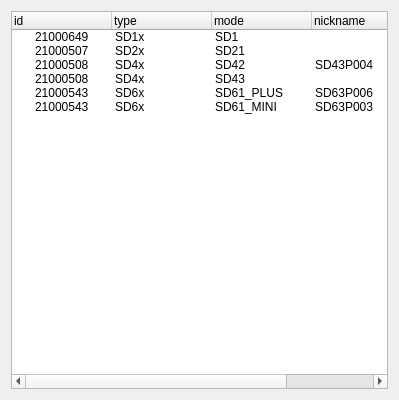
<?xml version="1.0" encoding="UTF-8"?>
<ui version="4.0">
 <class>Form</class>
 <widget class="QWidget" name="Form">
  <property name="geometry">
   <rect>
    <x>0</x>
    <y>0</y>
    <width>399</width>
    <height>400</height>
   </rect>
  </property>
  <property name="windowTitle">
   <string>Form</string>
  </property>
  <layout class="QVBoxLayout" name="verticalLayout">
   <item>
    <widget class="QTreeWidget" name="treeWidget">
     <column>
      <property name="text">
       <string>id</string>
      </property>
     </column>
     <column>
      <property name="text">
       <string>type</string>
      </property>
     </column>
     <column>
      <property name="text">
       <string>mode</string>
      </property>
     </column>
     <column>
      <property name="text">
       <string>nickname</string>
      </property>
     </column>
     <column>
      <property name="text">
       <string>axisNum</string>
      </property>
     </column>
     <item>
      <property name="text">
       <string>21000649</string>
      </property>
      <property name="text">
       <string>SD1x</string>
      </property>
      <property name="text">
       <string>SD1</string>
      </property>
      <property name="text">
       <string/>
      </property>
      <property name="text">
       <string>1</string>
      </property>
     </item>
     <item>
      <property name="text">
       <string>21000507</string>
      </property>
      <property name="text">
       <string>SD2x</string>
      </property>
      <property name="text">
       <string>SD21</string>
      </property>
      <property name="text">
       <string/>
      </property>
      <property name="text">
       <string>2</string>
      </property>
     </item>
     <item>
      <property name="text">
       <string>21000508</string>
      </property>
      <property name="text">
       <string>SD4x</string>
      </property>
      <property name="text">
       <string>SD42</string>
      </property>
      <property name="text">
       <string>SD43P004</string>
      </property>
      <property name="text">
       <string>4</string>
      </property>
     </item>
     <item>
      <property name="text">
       <string>21000508</string>
      </property>
      <property name="text">
       <string>SD4x</string>
      </property>
      <property name="text">
       <string>SD43</string>
      </property>
      <property name="text">
       <string/>
      </property>
      <property name="text">
       <string>4</string>
      </property>
     </item>
     <item>
      <property name="text">
       <string>21000543</string>
      </property>
      <property name="text">
       <string>SD6x</string>
      </property>
      <property name="text">
       <string>SD61_PLUS</string>
      </property>
      <property name="text">
       <string>SD63P006</string>
      </property>
      <property name="text">
       <string>6</string>
      </property>
     </item>
     <item>
      <property name="text">
       <string>21000543</string>
      </property>
      <property name="text">
       <string>SD6x</string>
      </property>
      <property name="text">
       <string>SD61_MINI</string>
      </property>
      <property name="text">
       <string>SD63P003</string>
      </property>
      <property name="text">
       <string>6</string>
      </property>
     </item>
    </widget>
   </item>
  </layout>
 </widget>
 <resources/>
 <connections/>
</ui>
